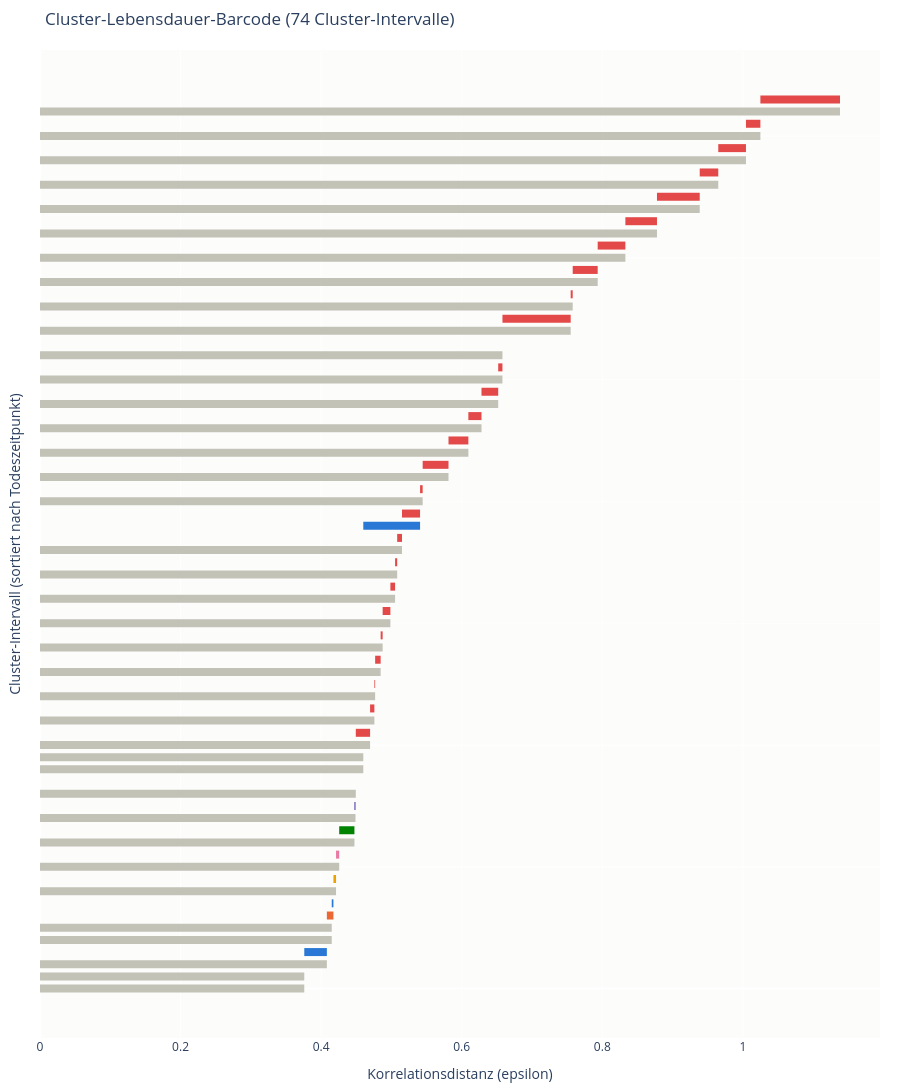

The notebook cell saved with this chart:
### Code cell
# --- Visualisierung 8: H0-Persistenz-Barcode ---
# Ein Balken pro Merge-Event (birth=0 -> death=epsilon). Lange Balken mit vielen
# beteiligten Assets = strukturell stabile Cliquen (hohe Persistenz = robust gegen
# Marktvolatilitaet, siehe PDF "Another important point").
from cloudvisualisation import plot_h0_persistence_barcode

z_linkage = plot_h0_persistence_barcode(dist_matrix, syms)

print(f"\nGroesste Merge-Events")
merge_df = pd.DataFrame(z_linkage, columns=["cluster_1", "cluster_2", "death", "size"])
print(merge_df.sort_values("death", ascending=False).head(5).to_string(index=False))

### Figure 1 — Plotly figure (JSON) as saved in the notebook; plotly's stock layout.template omitted (floating-point values rounded to 4 significant figures)
{"data": [{"hovertemplate": "Birth: 0.0000<br>Death: 0.3760<br>Persistenz: 0.3760<br>Groesse: 1 Assets<br>Assets: ARB<extra></extra>", "line": {"color": "#c3c2b7", "width": 8}, "mode": "lines", "showlegend": false, "type": "scatter", "x": [0, 0.376], "y": [0, 0]}, {"hovertemplate": "Birth: 0.0000<br>Death: 0.3760<br>Persistenz: 0.3760<br>Groesse: 1 Assets<br>Assets: INJ<extra></extra>", "line": {"color": "#c3c2b7", "width": 8}, "mode": "lines", "showlegend": false, "type": "scatter", "x": [0, 0.376], "y": [1, 1]}, {"hovertemplate": "Birth: 0.0000<br>Death: 0.4082<br>Persistenz: 0.4082<br>Groesse: 1 Assets<br>Assets: DOT<extra></extra>", "line": {"color": "#c3c2b7", "width": 8}, "mode": "lines", "showlegend": false, "type": "scatter", "x": [0, 0.4082], "y": [2, 2]}, {"hovertemplate": "Birth: 0.3760<br>Death: 0.4082<br>Persistenz: 0.0321<br>Groesse: 2 Assets<br>Assets: ARB, INJ<extra></extra>", "line": {"color": "#2a78d6", "width": 8}, "mode": "lines", "showlegend": false, "type": "scatter", "x": [0.376, 0.4082], "y": [3, 3]}, {"hovertemplate": "Birth: 0.0000<br>Death: 0.4151<br>Persistenz: 0.4151<br>Groesse: 1 Assets<br>Assets: ADA<extra></extra>", "line": {"color": "#c3c2b7", "width": 8}, "mode": "lines", "showlegend": false, "type": "scatter", "x": [0, 0.4151], "y": [4, 4]}, {"hovertemplate": "Birth: 0.0000<br>Death: 0.4151<br>Persistenz: 0.4151<br>Groesse: 1 Assets<br>Assets: HBAR<extra></extra>", "line": {"color": "#c3c2b7", "width": 8}, "mode": "lines", "showlegend": false, "type": "scatter", "x": [0, 0.4151], "y": [5, 5]}, {"hovertemplate": "Birth: 0.4082<br>Death: 0.4175<br>Persistenz: 0.0093<br>Groesse: 3 Assets<br>Assets: DOT, ARB, INJ<extra></extra>", "line": {"color": "#eb6834", "width": 8}, "mode": "lines", "showlegend": false, "type": "scatter", "x": [0.4082, 0.4175], "y": [6, 6]}, {"hovertemplate": "Birth: 0.4151<br>Death: 0.4175<br>Persistenz: 0.0024<br>Groesse: 2 Assets<br>Assets: ADA, HBAR<extra></extra>", "line": {"color": "#2a78d6", "width": 8}, "mode": "lines", "showlegend": false, "type": "scatter", "x": [0.4151, 0.4175], "y": [7, 7]}, {"hovertemplate": "Birth: 0.0000<br>Death: 0.4212<br>Persistenz: 0.4212<br>Groesse: 1 Assets<br>Assets: WLD<extra></extra>", "line": {"color": "#c3c2b7", "width": 8}, "mode": "lines", "showlegend": false, "type": "scatter", "x": [0, 0.4212], "y": [8, 8]}, {"hovertemplate": "Birth: 0.4175<br>Death: 0.4212<br>Persistenz: 0.0037<br>Groesse: 5 Assets<br>Assets: DOT, ARB, INJ, ADA, HBAR<extra></extra>", "line": {"color": "#eda100", "width": 8}, "mode": "lines", "showlegend": false, "type": "scatter", "x": [0.4175, 0.4212], "y": [9, 9]}, {"hovertemplate": "Birth: 0.0000<br>Death: 0.4257<br>Persistenz: 0.4257<br>Groesse: 1 Assets<br>Assets: ONDO<extra></extra>", "line": {"color": "#c3c2b7", "width": 8}, "mode": "lines", "showlegend": false, "type": "scatter", "x": [0, 0.4257], "y": [10, 10]}, {"hovertemplate": "Birth: 0.4212<br>Death: 0.4257<br>Persistenz: 0.0045<br>Groesse: 6 Assets<br>Assets: WLD, DOT, ARB, INJ, ADA, HBAR<extra></extra>", "line": {"color": "#e87ba4", "width": 8}, "mode": "lines", "showlegend": false, "type": "scatter", "x": [0.4212, 0.4257], "y": [11, 11]}, {"hovertemplate": "Birth: 0.0000<br>Death: 0.4474<br>Persistenz: 0.4474<br>Groesse: 1 Assets<br>Assets: XLM<extra></extra>", "line": {"color": "#c3c2b7", "width": 8}, "mode": "lines", "showlegend": false, "type": "scatter", "x": [0, 0.4474], "y": [12, 12]}, {"hovertemplate": "Birth: 0.4257<br>Death: 0.4474<br>Persistenz: 0.0217<br>Groesse: 7 Assets<br>Assets: ONDO, WLD, DOT, ARB, INJ, ADA, HBAR<extra></extra>", "line": {"color": "#008300", "width": 8}, "mode": "lines", "showlegend": false, "type": "scatter", "x": [0.4257, 0.4474], "y": [13, 13]}, {"hovertemplate": "Birth: 0.0000<br>Death: 0.4489<br>Persistenz: 0.4489<br>Groesse: 1 Assets<br>Assets: ICP<extra></extra>", "line": {"color": "#c3c2b7", "width": 8}, "mode": "lines", "showlegend": false, "type": "scatter", "x": [0, 0.4489], "y": [14, 14]}, {"hovertemplate": "Birth: 0.4474<br>Death: 0.4489<br>Persistenz: 0.0015<br>Groesse: 8 Assets<br>Assets: XLM, ONDO, WLD, DOT, ARB, INJ, ADA, HBAR<extra></extra>", "line": {"color": "#4a3aa7", "width": 8}, "mode": "lines", "showlegend": false, "type": "scatter", "x": [0.4474, 0.4489], "y": [15, 15]}, {"hovertemplate": "Birth: 0.0000<br>Death: 0.4493<br>Persistenz: 0.4493<br>Groesse: 1 Assets<br>Assets: ENA<extra></extra>", "line": {"color": "#c3c2b7", "width": 8}, "mode": "lines", "showlegend": false, "type": "scatter", "x": [0, 0.4493], "y": [16, 16]}, {"hovertemplate": "Birth: 0.4489<br>Death: 0.4493<br>Persistenz: 0.0004<br>Groesse: 9 Assets<br>Assets: ICP, XLM, ONDO, WLD, DOT, ARB, INJ, ADA, HBAR<extra></extra>", "line": {"color": "#e34948", "width": 8}, "mode": "lines", "showlegend": false, "type": "scatter", "x": [0.4489, 0.4493], "y": [17, 17]}, {"hovertemplate": "Birth: 0.0000<br>Death: 0.4600<br>Persistenz: 0.4600<br>Groesse: 1 Assets<br>Assets: BTC<extra></extra>", "line": {"color": "#c3c2b7", "width": 8}, "mode": "lines", "showlegend": false, "type": "scatter", "x": [0, 0.46], "y": [18, 18]}, {"hovertemplate": "Birth: 0.0000<br>Death: 0.4600<br>Persistenz: 0.4600<br>Groesse: 1 Assets<br>Assets: ETH<extra></extra>", "line": {"color": "#c3c2b7", "width": 8}, "mode": "lines", "showlegend": false, "type": "scatter", "x": [0, 0.46], "y": [19, 19]}, {"hovertemplate": "Birth: 0.0000<br>Death: 0.4697<br>Persistenz: 0.4697<br>Groesse: 1 Assets<br>Assets: NEAR<extra></extra>", "line": {"color": "#c3c2b7", "width": 8}, "mode": "lines", "showlegend": false, "type": "scatter", "x": [0, 0.4697], "y": [20, 20]}, {"hovertemplate": "Birth: 0.4493<br>Death: 0.4697<br>Persistenz: 0.0203<br>Groesse: 10 Assets<br>Assets: ENA, ICP, XLM, ONDO, WLD, DOT, ARB, INJ, ADA, HBAR<extra></extra>", "line": {"color": "#e34948", "width": 8}, "mode": "lines", "showlegend": false, "type": "scatter", "x": [0.4493, 0.4697], "y": [21, 21]}, {"hovertemplate": "Birth: 0.0000<br>Death: 0.4757<br>Persistenz: 0.4757<br>Groesse: 1 Assets<br>Assets: APT<extra></extra>", "line": {"color": "#c3c2b7", "width": 8}, "mode": "lines", "showlegend": false, "type": "scatter", "x": [0, 0.4757], "y": [22, 22]}, {"hovertemplate": "Birth: 0.4697<br>Death: 0.4757<br>Persistenz: 0.0061<br>Groesse: 11 Assets<br>Assets: NEAR, ENA, ICP, XLM, ONDO, WLD, DOT, ARB, INJ, ADA, HBAR<extra></extra>", "line": {"color": "#e34948", "width": 8}, "mode": "lines", "showlegend": false, "type": "scatter", "x": [0.4697, 0.4757], "y": [23, 23]}, {"hovertemplate": "Birth: 0.0000<br>Death: 0.4768<br>Persistenz: 0.4768<br>Groesse: 1 Assets<br>Assets: AAVE<extra></extra>", "line": {"color": "#c3c2b7", "width": 8}, "mode": "lines", "showlegend": false, "type": "scatter", "x": [0, 0.4768], "y": [24, 24]}, {"hovertemplate": "Birth: 0.4757<br>Death: 0.4768<br>Persistenz: 0.0011<br>Groesse: 12 Assets<br>Assets: APT, NEAR, ENA, ICP, XLM, ONDO, WLD, DOT, ARB, INJ, ADA, HBAR<extra></extra>", "line": {"color": "#e34948", "width": 8}, "mode": "lines", "showlegend": false, "type": "scatter", "x": [0.4757, 0.4768], "y": [25, 25]}, {"hovertemplate": "Birth: 0.0000<br>Death: 0.4847<br>Persistenz: 0.4847<br>Groesse: 1 Assets<br>Assets: FIL<extra></extra>", "line": {"color": "#c3c2b7", "width": 8}, "mode": "lines", "showlegend": false, "type": "scatter", "x": [0, 0.4847], "y": [26, 26]}, {"hovertemplate": "Birth: 0.4768<br>Death: 0.4847<br>Persistenz: 0.0078<br>Groesse: 13 Assets<br>Assets: AAVE, APT, NEAR, ENA, ICP, XLM, ONDO, WLD, DOT, ARB, INJ, ADA...<extra></extra>", "line": {"color": "#e34948", "width": 8}, "mode": "lines", "showlegend": false, "type": "scatter", "x": [0.4768, 0.4847], "y": [27, 27]}, {"hovertemplate": "Birth: 0.0000<br>Death: 0.4875<br>Persistenz: 0.4875<br>Groesse: 1 Assets<br>Assets: LINK<extra></extra>", "line": {"color": "#c3c2b7", "width": 8}, "mode": "lines", "showlegend": false, "type": "scatter", "x": [0, 0.4875], "y": [28, 28]}, {"hovertemplate": "Birth: 0.4847<br>Death: 0.4875<br>Persistenz: 0.0029<br>Groesse: 14 Assets<br>Assets: FIL, AAVE, APT, NEAR, ENA, ICP, XLM, ONDO, WLD, DOT, ARB, INJ...<extra></extra>", "line": {"color": "#e34948", "width": 8}, "mode": "lines", "showlegend": false, "type": "scatter", "x": [0.4847, 0.4875], "y": [29, 29]}, {"hovertemplate": "Birth: 0.0000<br>Death: 0.4985<br>Persistenz: 0.4985<br>Groesse: 1 Assets<br>Assets: LTC<extra></extra>", "line": {"color": "#c3c2b7", "width": 8}, "mode": "lines", "showlegend": false, "type": "scatter", "x": [0, 0.4985], "y": [30, 30]}, {"hovertemplate": "Birth: 0.4875<br>Death: 0.4985<br>Persistenz: 0.0110<br>Groesse: 15 Assets<br>Assets: LINK, FIL, AAVE, APT, NEAR, ENA, ICP, XLM, ONDO, WLD, DOT, ARB...<extra></extra>", "line": {"color": "#e34948", "width": 8}, "mode": "lines", "showlegend": false, "type": "scatter", "x": [0.4875, 0.4985], "y": [31, 31]}, {"hovertemplate": "Birth: 0.0000<br>Death: 0.5052<br>Persistenz: 0.5052<br>Groesse: 1 Assets<br>Assets: XRP<extra></extra>", "line": {"color": "#c3c2b7", "width": 8}, "mode": "lines", "showlegend": false, "type": "scatter", "x": [0, 0.5052], "y": [32, 32]}, {"hovertemplate": "Birth: 0.4985<br>Death: 0.5052<br>Persistenz: 0.0067<br>Groesse: 16 Assets<br>Assets: LTC, LINK, FIL, AAVE, APT, NEAR, ENA, ICP, XLM, ONDO, WLD, DOT...<extra></extra>", "line": {"color": "#e34948", "width": 8}, "mode": "lines", "showlegend": false, "type": "scatter", "x": [0.4985, 0.5052], "y": [33, 33]}, {"hovertemplate": "Birth: 0.0000<br>Death: 0.5082<br>Persistenz: 0.5082<br>Groesse: 1 Assets<br>Assets: ALGO<extra></extra>", "line": {"color": "#c3c2b7", "width": 8}, "mode": "lines", "showlegend": false, "type": "scatter", "x": [0, 0.5082], "y": [34, 34]}, {"hovertemplate": "Birth: 0.5052<br>Death: 0.5082<br>Persistenz: 0.0030<br>Groesse: 17 Assets<br>Assets: XRP, LTC, LINK, FIL, AAVE, APT, NEAR, ENA, ICP, XLM, ONDO, WLD...<extra></extra>", "line": {"color": "#e34948", "width": 8}, "mode": "lines", "showlegend": false, "type": "scatter", "x": [0.5052, 0.5082], "y": [35, 35]}, {"hovertemplate": "Birth: 0.0000<br>Death: 0.5150<br>Persistenz: 0.5150<br>Groesse: 1 Assets<br>Assets: AVAX<extra></extra>", "line": {"color": "#c3c2b7", "width": 8}, "mode": "lines", "showlegend": false, "type": "scatter", "x": [0, 0.515], "y": [36, 36]}, {"hovertemplate": "Birth: 0.5082<br>Death: 0.5150<br>Persistenz: 0.0068<br>Groesse: 18 Assets<br>Assets: ALGO, XRP, LTC, LINK, FIL, AAVE, APT, NEAR, ENA, ICP, XLM, ONDO...<extra></extra>", "line": {"color": "#e34948", "width": 8}, "mode": "lines", "showlegend": false, "type": "scatter", "x": [0.5082, 0.515], "y": [37, 37]}, {"hovertemplate": "Birth: 0.4600<br>Death: 0.5408<br>Persistenz: 0.0808<br>Groesse: 2 Assets<br>Assets: BTC, ETH<extra></extra>", "line": {"color": "#2a78d6", "width": 8}, "mode": "lines", "showlegend": false, "type": "scatter", "x": [0.46, 0.5408], "y": [38, 38]}, {"hovertemplate": "Birth: 0.5150<br>Death: 0.5408<br>Persistenz: 0.0257<br>Groesse: 19 Assets<br>Assets: AVAX, ALGO, XRP, LTC, LINK, FIL, AAVE, APT, NEAR, ENA, ICP, XLM...<extra></extra>", "line": {"color": "#e34948", "width": 8}, "mode": "lines", "showlegend": false, "type": "scatter", "x": [0.515, 0.5408], "y": [39, 39]}, {"hovertemplate": "Birth: 0.0000<br>Death: 0.5444<br>Persistenz: 0.5444<br>Groesse: 1 Assets<br>Assets: DOGE<extra></extra>", "line": {"color": "#c3c2b7", "width": 8}, "mode": "lines", "showlegend": false, "type": "scatter", "x": [0, 0.5444], "y": [40, 40]}, {"hovertemplate": "Birth: 0.5408<br>Death: 0.5444<br>Persistenz: 0.0037<br>Groesse: 21 Assets<br>Assets: BTC, ETH, AVAX, ALGO, XRP, LTC, LINK, FIL, AAVE, APT, NEAR, ENA...<extra></extra>", "line": {"color": "#e34948", "width": 8}, "mode": "lines", "showlegend": false, "type": "scatter", "x": [0.5408, 0.5444], "y": [41, 41]}, {"hovertemplate": "Birth: 0.0000<br>Death: 0.5812<br>Persistenz: 0.5812<br>Groesse: 1 Assets<br>Assets: BNB<extra></extra>", "line": {"color": "#c3c2b7", "width": 8}, "mode": "lines", "showlegend": false, "type": "scatter", "x": [0, 0.5812], "y": [42, 42]}, {"hovertemplate": "Birth: 0.5444<br>Death: 0.5812<br>Persistenz: 0.0368<br>Groesse: 22 Assets<br>Assets: DOGE, BTC, ETH, AVAX, ALGO, XRP, LTC, LINK, FIL, AAVE, APT, NEAR...<extra></extra>", "line": {"color": "#e34948", "width": 8}, "mode": "lines", "showlegend": false, "type": "scatter", "x": [0.5444, 0.5812], "y": [43, 43]}, {"hovertemplate": "Birth: 0.0000<br>Death: 0.6095<br>Persistenz: 0.6095<br>Groesse: 1 Assets<br>Assets: SOL<extra></extra>", "line": {"color": "#c3c2b7", "width": 8}, "mode": "lines", "showlegend": false, "type": "scatter", "x": [0, 0.6095], "y": [44, 44]}, {"hovertemplate": "Birth: 0.5812<br>Death: 0.6095<br>Persistenz: 0.0283<br>Groesse: 23 Assets<br>Assets: BNB, DOGE, BTC, ETH, AVAX, ALGO, XRP, LTC, LINK, FIL, AAVE, APT...<extra></extra>", "line": {"color": "#e34948", "width": 8}, "mode": "lines", "showlegend": false, "type": "scatter", "x": [0.5812, 0.6095], "y": [45, 45]}, {"hovertemplate": "Birth: 0.0000<br>Death: 0.6281<br>Persistenz: 0.6281<br>Groesse: 1 Assets<br>Assets: SHIB<extra></extra>", "line": {"color": "#c3c2b7", "width": 8}, "mode": "lines", "showlegend": false, "type": "scatter", "x": [0, 0.6281], "y": [46, 46]}, {"hovertemplate": "Birth: 0.6095<br>Death: 0.6281<br>Persistenz: 0.0187<br>Groesse: 24 Assets<br>Assets: SOL, BNB, DOGE, BTC, ETH, AVAX, ALGO, XRP, LTC, LINK, FIL, AAVE...<extra></extra>", "line": {"color": "#e34948", "width": 8}, "mode": "lines", "showlegend": false, "type": "scatter", "x": [0.6095, 0.6281], "y": [47, 47]}, {"hovertemplate": "Birth: 0.0000<br>Death: 0.6519<br>Persistenz: 0.6519<br>Groesse: 1 Assets<br>Assets: UNI<extra></extra>", "line": {"color": "#c3c2b7", "width": 8}, "mode": "lines", "showlegend": false, "type": "scatter", "x": [0, 0.6519], "y": [48, 48]}, {"hovertemplate": "Birth: 0.6281<br>Death: 0.6519<br>Persistenz: 0.0238<br>Groesse: 25 Assets<br>Assets: SHIB, SOL, BNB, DOGE, BTC, ETH, AVAX, ALGO, XRP, LTC, LINK, FIL...<extra></extra>", "line": {"color": "#e34948", "width": 8}, "mode": "lines", "showlegend": false, "type": "scatter", "x": [0.6281, 0.6519], "y": [49, 49]}, {"hovertemplate": "Birth: 0.0000<br>Death: 0.6580<br>Persistenz: 0.6580<br>Groesse: 1 Assets<br>Assets: SUI<extra></extra>", "line": {"color": "#c3c2b7", "width": 8}, "mode": "lines", "showlegend": false, "type": "scatter", "x": [0, 0.658], "y": [50, 50]}, {"hovertemplate": "Birth: 0.6519<br>Death: 0.6580<br>Persistenz: 0.0060<br>Groesse: 26 Assets<br>Assets: UNI, SHIB, SOL, BNB, DOGE, BTC, ETH, AVAX, ALGO, XRP, LTC, LINK...<extra></extra>", "line": {"color": "#e34948", "width": 8}, "mode": "lines", "showlegend": false, "type": "scatter", "x": [0.6519, 0.658], "y": [51, 51]}, {"hovertemplate": "Birth: 0.0000<br>Death: 0.6580<br>Persistenz: 0.6580<br>Groesse: 1 Assets<br>Assets: ASTER<extra></extra>", "line": {"color": "#c3c2b7", "width": 8}, "mode": "lines", "showlegend": false, "type": "scatter", "x": [0, 0.658], "y": [52, 52]}, {"hovertemplate": "Birth: 0.6580<br>Death: 0.6580<br>Persistenz: 0.0000<br>Groesse: 27 Assets<br>Assets: SUI, UNI, SHIB, SOL, BNB, DOGE, BTC, ETH, AVAX, ALGO, XRP, LTC...<extra></extra>", "line": {"color": "#e34948", "width": 8}, "mode": "lines", "showlegend": false, "type": "scatter", "x": [0.658, 0.658], "y": [53, 53]}, {"hovertemplate": "Birth: 0.0000<br>Death: 0.7550<br>Persistenz: 0.7550<br>Groesse: 1 Assets<br>Assets: PEPE<extra></extra>", "line": {"color": "#c3c2b7", "width": 8}, "mode": "lines", "showlegend": false, "type": "scatter", "x": [0, 0.755], "y": [54, 54]}, {"hovertemplate": "Birth: 0.6580<br>Death: 0.7550<br>Persistenz: 0.0971<br>Groesse: 28 Assets<br>Assets: ASTER, SUI, UNI, SHIB, SOL, BNB, DOGE, BTC, ETH, AVAX, ALGO, XRP...<extra></extra>", "line": {"color": "#e34948", "width": 8}, "mode": "lines", "showlegend": false, "type": "scatter", "x": [0.658, 0.755], "y": [55, 55]}, {"hovertemplate": "Birth: 0.0000<br>Death: 0.7579<br>Persistenz: 0.7579<br>Groesse: 1 Assets<br>Assets: TAO<extra></extra>", "line": {"color": "#c3c2b7", "width": 8}, "mode": "lines", "showlegend": false, "type": "scatter", "x": [0, 0.7579], "y": [56, 56]}, {"hovertemplate": "Birth: 0.7550<br>Death: 0.7579<br>Persistenz: 0.0029<br>Groesse: 29 Assets<br>Assets: PEPE, ASTER, SUI, UNI, SHIB, SOL, BNB, DOGE, BTC, ETH, AVAX, ALGO...<extra></extra>", "line": {"color": "#e34948", "width": 8}, "mode": "lines", "showlegend": false, "type": "scatter", "x": [0.755, 0.7579], "y": [57, 57]}, {"hovertemplate": "Birth: 0.0000<br>Death: 0.7935<br>Persistenz: 0.7935<br>Groesse: 1 Assets<br>Assets: PUMP<extra></extra>", "line": {"color": "#c3c2b7", "width": 8}, "mode": "lines", "showlegend": false, "type": "scatter", "x": [0, 0.7935], "y": [58, 58]}, {"hovertemplate": "Birth: 0.7579<br>Death: 0.7935<br>Persistenz: 0.0355<br>Groesse: 30 Assets<br>Assets: TAO, PEPE, ASTER, SUI, UNI, SHIB, SOL, BNB, DOGE, BTC, ETH, AVAX...<extra></extra>", "line": {"color": "#e34948", "width": 8}, "mode": "lines", "showlegend": false, "type": "scatter", "x": [0.7579, 0.7935], "y": [59, 59]}, {"hovertemplate": "Birth: 0.0000<br>Death: 0.8329<br>Persistenz: 0.8329<br>Groesse: 1 Assets<br>Assets: POL<extra></extra>", "line": {"color": "#c3c2b7", "width": 8}, "mode": "lines", "showlegend": false, "type": "scatter", "x": [0, 0.8329], "y": [60, 60]}, {"hovertemplate": "Birth: 0.7935<br>Death: 0.8329<br>Persistenz: 0.0394<br>Groesse: 31 Assets<br>Assets: PUMP, TAO, PEPE, ASTER, SUI, UNI, SHIB, SOL, BNB, DOGE, BTC, ETH...<extra></extra>", "line": {"color": "#e34948", "width": 8}, "mode": "lines", "showlegend": false, "type": "scatter", "x": [0.7935, 0.8329], "y": [61, 61]}, {"hovertemplate": "Birth: 0.0000<br>Death: 0.8778<br>Persistenz: 0.8778<br>Groesse: 1 Assets<br>Assets: ATOM<extra></extra>", "line": {"color": "#c3c2b7", "width": 8}, "mode": "lines", "showlegend": false, "type": "scatter", "x": [0, 0.8778], "y": [62, 62]}, {"hovertemplate": "Birth: 0.8329<br>Death: 0.8778<br>Persistenz: 0.0450<br>Groesse: 32 Assets<br>Assets: POL, PUMP, TAO, PEPE, ASTER, SUI, UNI, SHIB, SOL, BNB, DOGE, BTC...<extra></extra>", "line": {"color": "#e34948", "width": 8}, "mode": "lines", "showlegend": false, "type": "scatter", "x": [0.8329, 0.8778], "y": [63, 63]}, {"hovertemplate": "Birth: 0.0000<br>Death: 0.9386<br>Persistenz: 0.9386<br>Groesse: 1 Assets<br>Assets: RENDER<extra></extra>", "line": {"color": "#c3c2b7", "width": 8}, "mode": "lines", "showlegend": false, "type": "scatter", "x": [0, 0.9386], "y": [64, 64]}, {"hovertemplate": "Birth: 0.8778<br>Death: 0.9386<br>Persistenz: 0.0608<br>Groesse: 33 Assets<br>Assets: ATOM, POL, PUMP, TAO, PEPE, ASTER, SUI, UNI, SHIB, SOL, BNB, DOGE...<extra></extra>", "line": {"color": "#e34948", "width": 8}, "mode": "lines", "showlegend": false, "type": "scatter", "x": [0.8778, 0.9386], "y": [65, 65]}, {"hovertemplate": "Birth: 0.0000<br>Death: 0.9650<br>Persistenz: 0.9650<br>Groesse: 1 Assets<br>Assets: BCH<extra></extra>", "line": {"color": "#c3c2b7", "width": 8}, "mode": "lines", "showlegend": false, "type": "scatter", "x": [0, 0.965], "y": [66, 66]}, {"hovertemplate": "Birth: 0.9386<br>Death: 0.9650<br>Persistenz: 0.0264<br>Groesse: 34 Assets<br>Assets: RENDER, ATOM, POL, PUMP, TAO, PEPE, ASTER, SUI, UNI, SHIB, SOL, BNB...<extra></extra>", "line": {"color": "#e34948", "width": 8}, "mode": "lines", "showlegend": false, "type": "scatter", "x": [0.9386, 0.965], "y": [67, 67]}, {"hovertemplate": "Birth: 0.0000<br>Death: 1.0044<br>Persistenz: 1.0044<br>Groesse: 1 Assets<br>Assets: WLFI<extra></extra>", "line": {"color": "#c3c2b7", "width": 8}, "mode": "lines", "showlegend": false, "type": "scatter", "x": [0, 1.004], "y": [68, 68]}, {"hovertemplate": "Birth: 0.9650<br>Death: 1.0044<br>Persistenz: 0.0394<br>Groesse: 35 Assets<br>Assets: BCH, RENDER, ATOM, POL, PUMP, TAO, PEPE, ASTER, SUI, UNI, SHIB, SOL...<extra></extra>", "line": {"color": "#e34948", "width": 8}, "mode": "lines", "showlegend": false, "type": "scatter", "x": [0.965, 1.004], "y": [69, 69]}, {"hovertemplate": "Birth: 0.0000<br>Death: 1.0250<br>Persistenz: 1.0250<br>Groesse: 1 Assets<br>Assets: ZEC<extra></extra>", "line": {"color": "#c3c2b7", "width": 8}, "mode": "lines", "showlegend": false, "type": "scatter", "x": [0, 1.025], "y": [70, 70]}, {"hovertemplate": "Birth: 1.0044<br>Death: 1.0250<br>Persistenz: 0.0205<br>Groesse: 36 Assets<br>Assets: WLFI, BCH, RENDER, ATOM, POL, PUMP, TAO, PEPE, ASTER, SUI, UNI, SHIB...<extra></extra>", "line": {"color": "#e34948", "width": 8}, "mode": "lines", "showlegend": false, "type": "scatter", "x": [1.004, 1.025], "y": [71, 71]}, {"hovertemplate": "Birth: 0.0000<br>Death: 1.1382<br>Persistenz: 1.1382<br>Groesse: 1 Assets<br>Assets: TRX<extra></extra>", "line": {"color": "#c3c2b7", "width": 8}, "mode": "lines", "showlegend": false, "type": "scatter", "x": [0, 1.138], "y": [72, 72]}, {"hovertemplate": "Birth: 1.0250<br>Death: 1.1382<br>Persistenz: 0.1133<br>Groesse: 37 Assets<br>Assets: ZEC, WLFI, BCH, RENDER, ATOM, POL, PUMP, TAO, PEPE, ASTER, SUI, UNI...<extra></extra>", "line": {"color": "#e34948", "width": 8}, "mode": "lines", "showlegend": false, "type": "scatter", "x": [1.025, 1.138], "y": [73, 73]}], "layout": {"height": 1332, "margin": {"b": 40, "l": 40, "r": 20, "t": 50}, "plot_bgcolor": "#fcfcfb", "title": {"text": "Cluster-Lebensdauer-Barcode (74 Cluster-Intervalle)"}, "xaxis": {"range": [0, 1.195], "title": {"text": "Korrelationsdistanz (epsilon)"}}, "yaxis": {"showticklabels": false, "title": {"text": "Cluster-Intervall (sortiert nach Todeszeitpunkt)"}}}}
